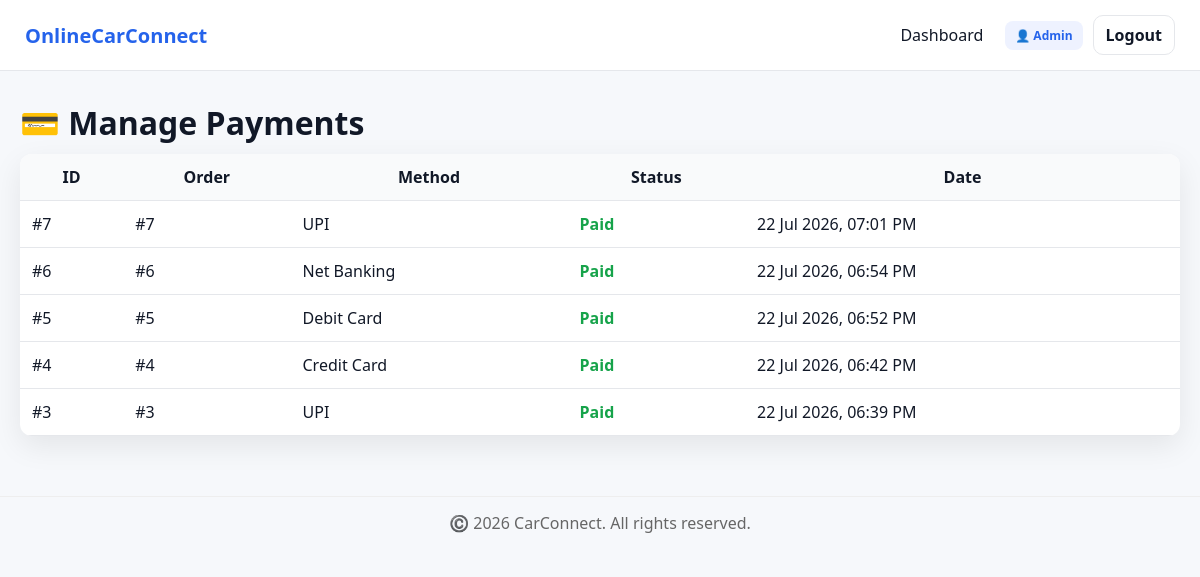
The app's page /admin/manage_payments.php (signed in) with its own data.
### tables this page shows
CREATE TABLE `payments` (
  `id` int(11) NOT NULL,
  `order_id` int(11) NOT NULL,
  `buyer_id` int(11) NOT NULL,
  `amount` decimal(12,2) NOT NULL,
  `payment_method` varchar(50) DEFAULT NULL,
  `payment_status` enum('pending','paid','failed') DEFAULT 'pending',
  `created_at` timestamp NOT NULL DEFAULT current_timestamp()
);

CREATE TABLE `orders` (
  `id` int(11) NOT NULL,
  `buyer_id` int(11) NOT NULL,
  `seller_id` int(11) NOT NULL,
  `car_id` int(11) NOT NULL,
  `total_price` decimal(12,2) NOT NULL,
  `order_status` enum('pending','completed','cancelled') DEFAULT 'pending',
  `created_at` timestamp NOT NULL DEFAULT current_timestamp()
);

### includes/functions.php (called while the page is built, shortened)
<?php
function e($str){
    return htmlspecialchars((string)$str, ENT_QUOTES, 'UTF-8');
}
?>

### admin/manage_payments.php (the view, shortened to what this page needs)
<?php
require_once "../includes/db_connect.php";
require_once "../includes/header.php";
require_once "../includes/functions.php";
?>
<h1>💳 Manage Payments</h1>
<table class="table">
<tr>
<th>ID</th>
<th>Order</th>
<th>Method</th>
<th>Status</th>
<th>Date</th>
</tr>
<?php
$res = mysqli_query($conn,"
SELECT
    p.id,
    p.payment_method,
    p.payment_status,
    p.created_at,
    o.id AS order_id
FROM payments p
JOIN orders o ON o.id = p.order_id
ORDER BY p.id DESC
");
if($res && mysqli_num_rows($res)>0){
while($p=mysqli_fetch_assoc($res)){
$payColor = "#999";
if($p['payment_status']=="paid") $payColor="#16a34a";
echo "<tr>
<td>#".intval($p['id'])."</td>
<td>#".intval($p['order_id'])."</td>
<td>".e($p['payment_method'])."</td>
<td>
<span style='color:$payColor;font-weight:700'>
".ucfirst($p['payment_status'])."
</span>
</td>
<td>".date("d M Y, h:i A", strtotime($p['created_at']))."</td>
</tr>";
}
}else{
echo "<tr>
<td colspan='5' style='text-align:center'>
No payments found 💳
</td>
</tr>";
}
?>
</table>
<?php require_once "../includes/footer.php"; ?>

### assets/css/style.css (style rules this page uses)
* { margin:0; padding:0; box-sizing:border-box; scroll-behavior:smooth; }
body { font-family:system-ui,-apple-system,Segoe UI,Roboto; background:var(--bg); color:var(--text); }
.table { width:100%; border-collapse:collapse; border-radius:12px; overflow:hidden; background:#fff; box-shadow:var(--shadow); }
.table th,.table td { padding:12px; border-bottom:1px solid var(--border); }
.table th { background:#f9fafb; }
.table td { vertical-align: middle; }
h1, h2 { margin-bottom: 10px; }

### records on screen
payments: id "7", order "7", payment_method "UPI", payment_status "Paid", created_at "22 Jul 2026, 07:01 PM"
payments: id "6", order "6", payment_method "Net Banking", payment_status "Paid", created_at "22 Jul 2026, 06:54 PM"
payments: id "5", order "5", payment_method "Debit Card", payment_status "Paid", created_at "22 Jul 2026, 06:52 PM"
payments: id "4", order "4", payment_method "Credit Card", payment_status "Paid", created_at "22 Jul 2026, 06:42 PM"
payments: id "3", order "3", payment_method "UPI", payment_status "Paid", created_at "22 Jul 2026, 06:39 PM"
